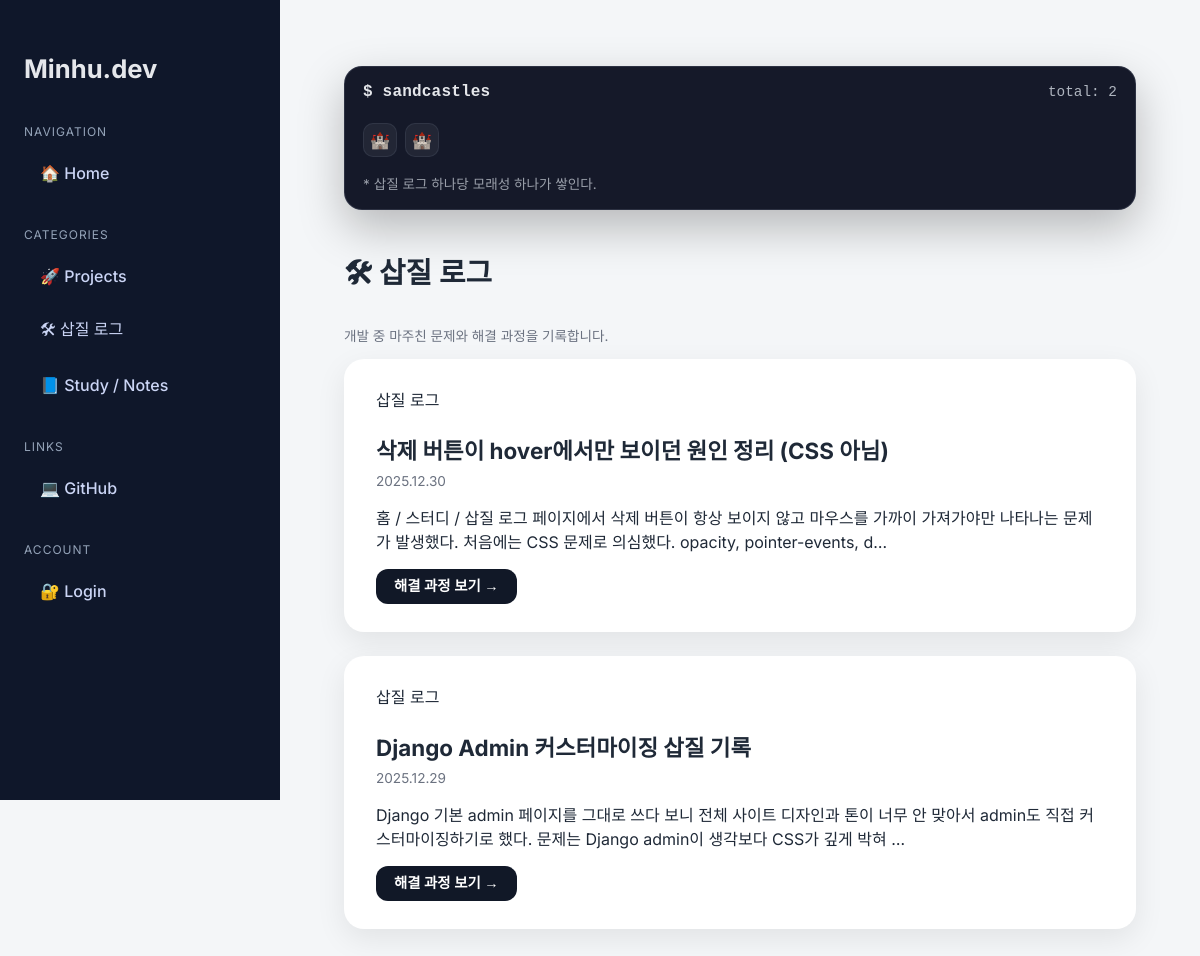
Page /debug/ on the committed database.
### blog/models.py (models this page shows, shortened)
class Post(models.Model):
    CATEGORY_CHOICES = [
        ("debug", "삽질 로그"),
        ("study", "Study"),
        ("project", "Projects"),
    ]
    title = models.CharField(max_length=200)
    content = models.TextField()
    category = models.CharField(
        max_length=20,
        choices=CATEGORY_CHOICES,
        default="study"
    )
    created_at = models.DateTimeField(default=timezone.now)

### blog/views.py (the view)
# urls.py: path("debug/", views.debug_list, name="debug_list"),
def debug_list(request):
    posts = Post.objects.filter(category="debug").order_by("-created_at")
    sandcastle_count = posts.count()
    return render(
        request,
        "blog/debug_list.html",
        {
            "posts": posts,
            "sandcastle_count": sandcastle_count,
        }
    )

### blog/templates/blog/debug_list.html (shortened to what this page needs)
{% extends "base.html" %}
{% block content %}
<div class="sandcastle-card mb-5">
  <div class="sandcastle-head">
    <div class="sandcastle-title">$ sandcastles</div>
    <div class="sandcastle-meta">
      total: {{ sandcastle_count }}
    </div>
  </div>
<div class="sandcastle-grid">
  {% for _ in ""|ljust:sandcastle_count %}
    <div class="castle">
      {% if forloop.counter <= 9 %}
        🏰
      {% elif forloop.counter <= 19 %}
        🏯
      {% else %}
        🏛️
      {% endif %}
    </div>
  {% endfor %}
</div>
  <div class="sandcastle-hint">
    * 삽질 로그 하나당 모래성 하나가 쌓인다.
  </div>
</div>
<div class="mb-4">
  <h2>🛠 삽질 로그</h2>
  <p class="meta">
    개발 중 마주친 문제와 해결 과정을 기록합니다.
  </p>
</div>
<div class="grid">
  {% for post in posts %}
  <div class="card">
    <span class="badge badge-debug mb-2">삽질 로그</span>
    <h3>{{ post.title }}</h3>
    <div class="meta">
      {{ post.created_at|date:"Y.m.d" }}
    </div>
    <p>
      {{ post.content|truncatechars:120 }}
    </p>
    <div class="project-actions"
         style="display:flex; gap:12px; align-items:center; margin-top:16px;">
      <a href="{% url 'debug_detail' post.id %}"
         class="btn btn-primary">
        해결 과정 보기 →
      </a>
    </div>
  </div>
  {% empty %}
  <p>아직 등록된 삽질 로그가 없습니다.</p>
  {% endfor %}
</div>
{% endblock %}

### templates/base.html (style rules this page uses)
* { box-sizing: border-box; }
body { margin: 0; font-family: 'Inter', sans-serif; background-color: #f4f6f8; color: #1f2937; }
a { text-decoration: none; color: inherit; }
.card { background-color: #ffffff; border-radius: 20px; padding: 28px 32px; box-shadow: 0 10px 30px rgba(0,0,0,0.08); transition: transform 0.25s ease, box-shadow 0.25s ease; }
h2 { font-size: 1.8rem; margin-bottom: 24px; }
h3 { font-size: 1.4rem; margin-bottom: 8px; }
.meta { font-size: 0.85rem; color: #6b7280; margin-bottom: 14px; }
.btn { display: inline-flex; align-items: center; gap: 8px; padding: 10px 18px; border-radius: 12px; font-size: 0.9rem; font-weight: 600; line-height: 1; cursor: pointer; border: none; text-decoration: none; transition: background-color 0.2s ease, transform 0.15s ease; }
.btn-primary { background-color: #111827; color: #ffffff; }
.grid { display: grid; gap: 24px; }
.sandcastle-card { margin-top: 18px; margin-bottom: 40px; padding: 16px 18px; border-radius: 18px; background: rgba(2, 6, 23, 0.92); border: 1px solid rgba(148,163,184,0.18); box-shadow: 0 18px 45px rgba(0,0,0,0.25); color: #e5e7eb; }
.sandcastle-head { display:flex; align-items: baseline; justify-content: space-between; gap: 14px; margin-bottom: 12px; }
.sandcastle-title { font-family: ui-monospace, SFMono-Regular, Menlo, Monaco, Consolas, "Liberation Mono", monospace; font-weight: 700; letter-spacing: 0.2px; }
.sandcastle-meta { font-family: ui-monospace, SFMono-Regular, Menlo, Monaco, Consolas, "Liberation Mono", monospace; font-size: 0.9rem; color: rgba(226,232,240,0.75); }
.sandcastle-grid { display:flex; flex-wrap: wrap; gap: 8px; padding: 10px 0 6px; min-height: 36px; }
.castle { width: 34px; height: 34px; display:flex; align-items:center; justify-content:center; border-radius: 10px; background: rgba(255,255,255,0.06); border: 1px solid rgba(148,163,184,0.12); transition: transform .12s ease, background .12s ease; user-select:none; }
.sandcastle-hint { margin-top: 10px; font-size: 0.85rem; color: rgba(226,232,240,0.65); }

### rows in the picture
Post: title "삭제 버튼이 hover에서만 보이던 원인 정리 (CSS 아님)", created_at "2025.12.30", content "홈 / 스터디 / 삽질 로그 페이지에서 삭제 버튼이 항상 보이지 않고 마우스를 가까이 가져가야만 나타나는 문제가 발생했다. 처음에는 CSS 문제로 의심했다. opacity, pointer-events, d…"
Post: title "Django Admin 커스터마이징 삽질 기록", created_at "2025.12.29", content "Django 기본 admin 페이지를 그대로 쓰다 보니 전체 사이트 디자인과 톤이 너무 안 맞아서 admin도 직접 커스터마이징하기로 했다. 문제는 Django admin이 생각보다 CSS가 깊게 박혀 …"

### other values in the picture
{{ sandcastle_count }} "2"
